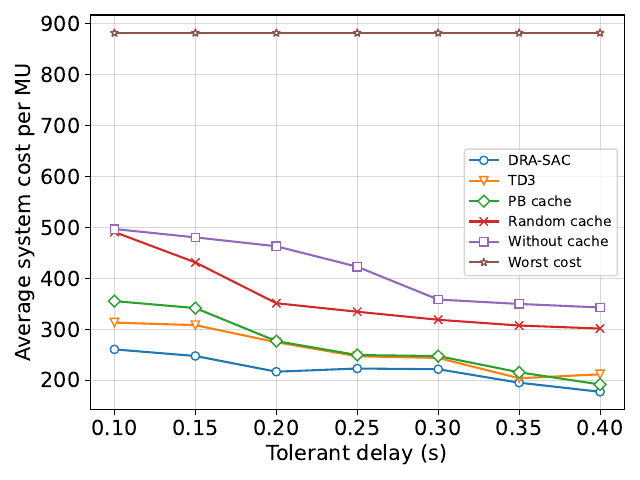

This figure's Python source:
import numpy as np
import matplotlib.pyplot as plt
# from TD3_delay_penalty import dmax_gap

worst_cost_dmax = []
worst_cost = np.mean(np.load("../../SAC/dmax/10_40_0.2_0.05/worst.npy"))

for i in range(7):
    worst_cost_dmax.append(worst_cost)

worst_cost_dmax = np.array(worst_cost_dmax)

SAC_dmax = []
SAC = []
SAC.append(np.load("../../SAC/dmax/10_40_0.1_0.05/cost_reward.npy"))
SAC.append(np.load("../../SAC/dmax/10_40_0.15_0.05/cost_reward.npy"))
SAC.append(np.load("../../SAC/dmax/10_40_0.2_0.05/cost_reward.npy"))
SAC.append(np.load("../../SAC/dmax/10_40_0.25_0.05/cost_reward.npy"))
SAC.append(np.load("../../SAC/dmax/10_40_0.3_0.05/cost_reward.npy"))
SAC.append(np.load("../../SAC/dmax/10_40_0.35_0.05/cost_reward.npy"))
SAC.append(np.load("../../SAC/dmax/10_40_0.4_0.05/cost_reward.npy"))

for i in range(7):
    SAC_dmax.append(np.mean(SAC[i][-50:]))

SAC_dmax = np.array(SAC_dmax)
SAC_dmax = worst_cost_dmax - SAC_dmax

TD3_dmax = []
TD3 = []
TD3.append(np.load("../../TD3/dmax/10_40_0.1_0.05/cost_reward.npy"))
TD3.append(np.load("../../TD3/dmax/10_40_0.15_0.05/cost_reward.npy"))
TD3.append(np.load("../../TD3/dmax/10_40_0.2_0.05/cost_reward.npy"))
TD3.append(np.load("../../TD3/dmax/10_40_0.25_0.05/cost_reward.npy"))
TD3.append(np.load("../../TD3/dmax/10_40_0.3_0.05/cost_reward.npy"))
TD3.append(np.load("../../TD3/dmax/10_40_0.35_0.05/cost_reward.npy"))
TD3.append(np.load("../../TD3/dmax/10_40_0.4_0.05/cost_reward.npy"))

for i in range(7):
    TD3_dmax.append(np.mean(TD3[i][-50:]))

TD3_dmax = np.array(TD3_dmax)
# dmax_gap = np.array(dmax_gap)
# TD3_dmax = TD3_dmax + dmax_gap
TD3_dmax = worst_cost_dmax - TD3_dmax

PB_cache_dmax = []
PB_cache = []
PB_cache.append(np.load("../../SAC_PB_cache/dmax/10_40_0.1_0.05/cost_reward.npy"))
PB_cache.append(np.load("../../SAC_PB_cache/dmax/10_40_0.15_0.05/cost_reward.npy"))
PB_cache.append(np.load("../../SAC_PB_cache/dmax/10_40_0.2_0.05/cost_reward.npy"))
PB_cache.append(np.load("../../SAC_PB_cache/dmax/10_40_0.25_0.05/cost_reward.npy"))
PB_cache.append(np.load("../../SAC_PB_cache/dmax/10_40_0.3_0.05/cost_reward.npy"))
PB_cache.append(np.load("../../SAC_PB_cache/dmax/10_40_0.35_0.05/cost_reward.npy"))
PB_cache.append(np.load("../../SAC_PB_cache/dmax/10_40_0.4_0.05/cost_reward.npy"))

for i in range(7):
    PB_cache_dmax.append(np.mean(PB_cache[i][-50:]))

PB_cache_dmax = np.array(PB_cache_dmax)
PB_cache_dmax = worst_cost_dmax - PB_cache_dmax

random_cache_dmax = []
random_cache = []
random_cache.append(np.load("../../SAC_random_cache/dmax/10_40_0.1_0.05/cost_reward.npy"))
random_cache.append(np.load("../../SAC_random_cache/dmax/10_40_0.15_0.05/cost_reward.npy"))
random_cache.append(np.load("../../SAC_random_cache/dmax/10_40_0.2_0.05/cost_reward.npy"))
random_cache.append(np.load("../../SAC_random_cache/dmax/10_40_0.25_0.05/cost_reward.npy"))
random_cache.append(np.load("../../SAC_random_cache/dmax/10_40_0.3_0.05/cost_reward.npy"))
random_cache.append(np.load("../../SAC_random_cache/dmax/10_40_0.35_0.05/cost_reward.npy"))
random_cache.append(np.load("../../SAC_random_cache/dmax/10_40_0.4_0.05/cost_reward.npy"))

for i in range(7):
    random_cache_dmax.append(np.mean(random_cache[i][-50:]))

random_cache_dmax = np.array(random_cache_dmax)
random_cache_dmax = worst_cost_dmax - random_cache_dmax

without_cache_dmax = []
without_cache = []
without_cache.append(np.load("../../SAC_without_cache/dmax/10_40_0.1_0.05/cost_reward.npy"))
without_cache.append(np.load("../../SAC_without_cache/dmax/10_40_0.15_0.05/cost_reward.npy"))
without_cache.append(np.load("../../SAC_without_cache/dmax/10_40_0.2_0.05/cost_reward.npy"))
without_cache.append(np.load("../../SAC_without_cache/dmax/10_40_0.25_0.05/cost_reward.npy"))
without_cache.append(np.load("../../SAC_without_cache/dmax/10_40_0.3_0.05/cost_reward.npy"))
without_cache.append(np.load("../../SAC_without_cache/dmax/10_40_0.35_0.05/cost_reward.npy"))
without_cache.append(np.load("../../SAC_without_cache/dmax/10_40_0.4_0.05/cost_reward.npy"))

for i in range(7):
    without_cache_dmax.append(np.mean(without_cache[i][-50:]))

without_cache_dmax = np.array(without_cache_dmax)
without_cache_dmax = worst_cost_dmax - without_cache_dmax

x = np.array([0.1, 0.15, 0.2, 0.25, 0.3, 0.35, 0.4])
l1, = plt.plot(x, SAC_dmax, marker='o', markerfacecolor='white')
l2, = plt.plot(x, TD3_dmax, marker='v', markerfacecolor='white')
l3, = plt.plot(x, PB_cache_dmax, marker='D', markerfacecolor='white')
l4, = plt.plot(x, random_cache_dmax, marker='x', markerfacecolor='white')
l5, = plt.plot(x, without_cache_dmax, marker='s', markerfacecolor='white')
l6, = plt.plot(x, worst_cost_dmax, marker='*', markerfacecolor='white')

plt.xlabel("Tolerant delay (s)", fontsize=15)
plt.ylabel("Average system cost per MU", fontsize=15)
plt.xticks(fontsize=15)
plt.yticks(fontsize=15)
plt.legend([l1, l2, l3, l4, l5, l6], ['DRA-SAC', 'TD3', 'PB cache', 'Random cache', 'Without cache', 'Worst cost'], loc='best')
plt.grid(color='gray', alpha=0.3)
plt.tight_layout()
plt.savefig("dmax.pdf", format="pdf")
plt.show()
